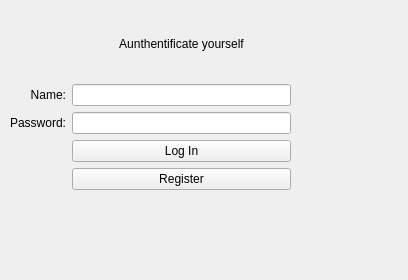
<?xml version="1.0" encoding="UTF-8"?>
<ui version="4.0">
 <class>Auth_Window</class>
 <widget class="QWidget" name="Auth_Window">
  <property name="enabled">
   <bool>true</bool>
  </property>
  <property name="geometry">
   <rect>
    <x>0</x>
    <y>0</y>
    <width>408</width>
    <height>280</height>
   </rect>
  </property>
  <property name="windowTitle">
   <string>Form</string>
  </property>
  <widget class="QWidget" name="gridLayoutWidget">
   <property name="geometry">
    <rect>
     <x>10</x>
     <y>10</y>
     <width>281</width>
     <height>180</height>
    </rect>
   </property>
   <layout class="QGridLayout" name="gridLayout">
    <item row="2" column="0">
     <widget class="QLabel" name="labelWelcome">
      <property name="text">
       <string>Password:</string>
      </property>
      <property name="alignment">
       <set>Qt::AlignRight|Qt::AlignTrailing|Qt::AlignVCenter</set>
      </property>
     </widget>
    </item>
    <item row="4" column="1">
     <widget class="QPushButton" name="registerPushButton">
      <property name="text">
       <string>Register</string>
      </property>
     </widget>
    </item>
    <item row="1" column="0">
     <widget class="QLabel" name="label_3">
      <property name="text">
       <string>Name:</string>
      </property>
      <property name="alignment">
       <set>Qt::AlignRight|Qt::AlignTrailing|Qt::AlignVCenter</set>
      </property>
     </widget>
    </item>
    <item row="3" column="1">
     <widget class="QPushButton" name="loginPushButton">
      <property name="text">
       <string>Log In</string>
      </property>
     </widget>
    </item>
    <item row="0" column="1">
     <widget class="QLabel" name="label_Password">
      <property name="text">
       <string>Aunthentificate yourself</string>
      </property>
      <property name="alignment">
       <set>Qt::AlignCenter</set>
      </property>
     </widget>
    </item>
    <item row="1" column="1">
     <widget class="QLineEdit" name="nameEdit"/>
    </item>
    <item row="2" column="1">
     <widget class="QLineEdit" name="passEdit"/>
    </item>
   </layout>
  </widget>
 </widget>
 <tabstops>
  <tabstop>nameEdit</tabstop>
  <tabstop>passEdit</tabstop>
  <tabstop>loginPushButton</tabstop>
  <tabstop>registerPushButton</tabstop>
 </tabstops>
 <resources/>
 <connections/>
</ui>
